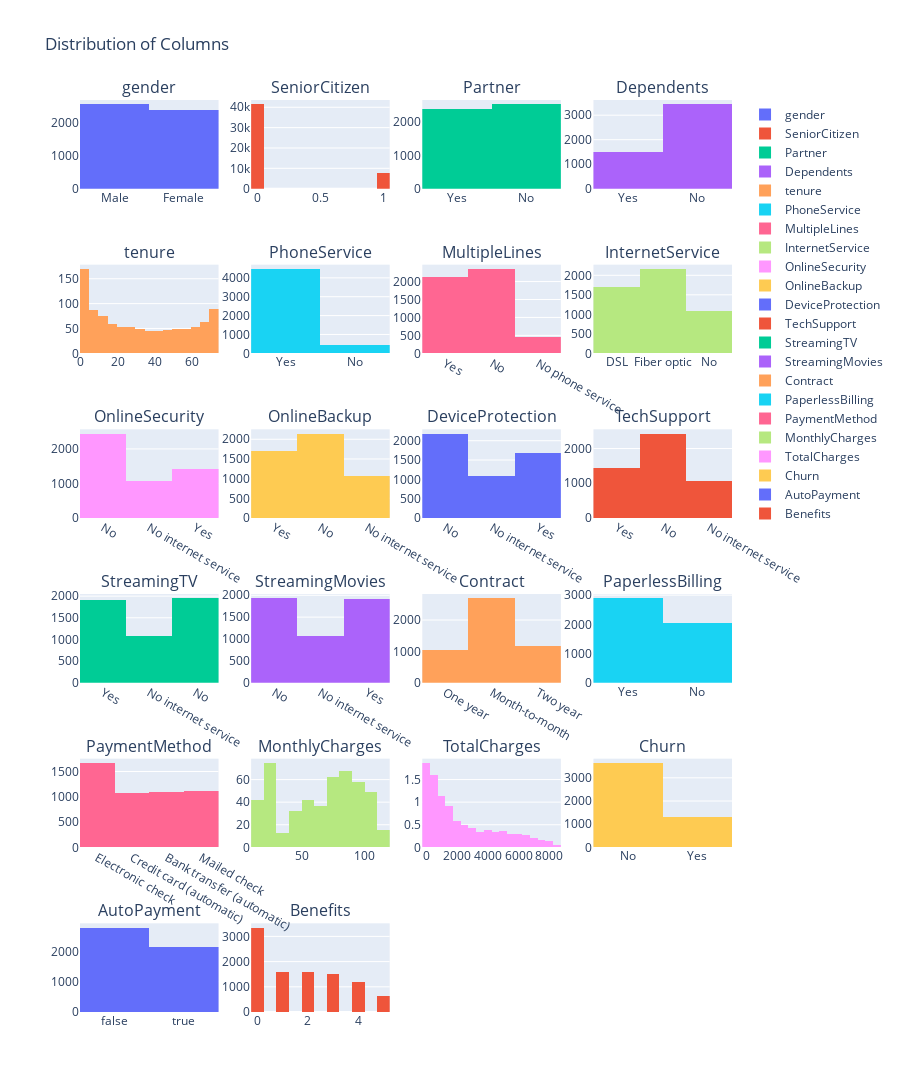

Source (notebook cell):
### Code cell
import math
import plotly.graph_objects as go
from plotly.subplots import make_subplots
import plotly.express as px



def DistributionPlotter (df, skip_columns, ncolumns):
    df = df.drop(columns=skip_columns)
    plot_row_count = math.ceil((df.shape[1]) / ncolumns)
    fig = make_subplots(rows=plot_row_count, cols=ncolumns, subplot_titles=df.columns)

    for i, col in enumerate(df.columns):
        ncol = (i % ncolumns) + 1 
        nrow = (i // ncolumns) + 1 
        # This one only works since the dataset is synthetic, otherwise a lot of the categorical columns would likely contain too many categories to display on a histplot
        if not np.issubdtype(df[col].dtype, np.number):
            fig.add_trace(
                go.Histogram(x=df[col], name=f'{col}'), 
                row=nrow, col=ncol
            )
        else: 
            fig.add_trace(
                go.Histogram(x=df[col], name=f'{col}', nbinsx=20),
                row=nrow, col=ncol
            )
    fig.update_layout(height=400 * plot_row_count, title_text='Distribution of Columns', showlegend=True)
    fig.show()
grid = DistributionPlotter(df_train, ['customerID'], 4)

### Figure 1 — Plotly figure (JSON) as saved in the notebook; plotly's stock layout.template omitted (floating-point values rounded to 4 significant figures; data arrays with more than 128 entries replaced by an {"elided": "..."} marker saying what was removed)
{"data": [{"histnorm": "density", "name": "gender", "type": "histogram", "x": {"elided": "4930 str values"}, "xaxis": "x", "yaxis": "y"}, {"histnorm": "density", "name": "SeniorCitizen", "nbinsx": 20, "type": "histogram", "x": {"elided": "4930 int values"}, "xaxis": "x2", "yaxis": "y2"}, {"histnorm": "density", "name": "Partner", "type": "histogram", "x": {"elided": "4930 str values"}, "xaxis": "x3", "yaxis": "y3"}, {"histnorm": "density", "name": "Dependents", "type": "histogram", "x": {"elided": "4930 str values"}, "xaxis": "x4", "yaxis": "y4"}, {"histnorm": "density", "name": "tenure", "nbinsx": 20, "type": "histogram", "x": {"elided": "4930 int values"}, "xaxis": "x5", "yaxis": "y5"}, {"histnorm": "density", "name": "PhoneService", "type": "histogram", "x": {"elided": "4930 str values"}, "xaxis": "x6", "yaxis": "y6"}, {"histnorm": "density", "name": "MultipleLines", "type": "histogram", "x": {"elided": "4930 str values"}, "xaxis": "x7", "yaxis": "y7"}, {"histnorm": "density", "name": "InternetService", "type": "histogram", "x": {"elided": "4930 str values"}, "xaxis": "x8", "yaxis": "y8"}, {"histnorm": "density", "name": "OnlineSecurity", "type": "histogram", "x": {"elided": "4930 str values"}, "xaxis": "x9", "yaxis": "y9"}, {"histnorm": "density", "name": "OnlineBackup", "type": "histogram", "x": {"elided": "4930 str values"}, "xaxis": "x10", "yaxis": "y10"}, {"histnorm": "density", "name": "DeviceProtection", "type": "histogram", "x": {"elided": "4930 str values"}, "xaxis": "x11", "yaxis": "y11"}, {"histnorm": "density", "name": "TechSupport", "type": "histogram", "x": {"elided": "4930 str values"}, "xaxis": "x12", "yaxis": "y12"}, {"histnorm": "density", "name": "StreamingTV", "type": "histogram", "x": {"elided": "4930 str values"}, "xaxis": "x13", "yaxis": "y13"}, {"histnorm": "density", "name": "StreamingMovies", "type": "histogram", "x": {"elided": "4930 str values"}, "xaxis": "x14", "yaxis": "y14"}, {"histnorm": "density", "name": "Contract", "type": "histogram", "x": {"elided": "4930 str values"}, "xaxis": "x15", "yaxis": "y15"}, {"histnorm": "density", "name": "PaperlessBilling", "type": "histogram", "x": {"elided": "4930 str values"}, "xaxis": "x16", "yaxis": "y16"}, {"histnorm": "density", "name": "PaymentMethod", "type": "histogram", "x": {"elided": "4930 str values"}, "xaxis": "x17", "yaxis": "y17"}, {"histnorm": "density", "name": "MonthlyCharges", "nbinsx": 20, "type": "histogram", "x": {"elided": "4930 float values"}, "xaxis": "x18", "yaxis": "y18"}, {"histnorm": "density", "name": "TotalCharges", "nbinsx": 20, "type": "histogram", "x": {"elided": "4930 float values"}, "xaxis": "x19", "yaxis": "y19"}, {"histnorm": "density", "name": "Churn", "type": "histogram", "x": {"elided": "4930 str values"}, "xaxis": "x20", "yaxis": "y20"}, {"histnorm": "density", "name": "AutoPayment", "type": "histogram", "x": {"elided": "4930 bool values"}, "xaxis": "x21", "yaxis": "y21"}, {"histnorm": "density", "name": "Benefits", "nbinsx": 20, "type": "histogram", "x": {"elided": "4930 int values"}, "xaxis": "x22", "yaxis": "y22"}], "layout": {"annotations": [{"font": {"size": 16}, "showarrow": false, "text": "gender", "x": 0.1062, "xanchor": "center", "xref": "paper", "y": 1.0, "yanchor": "bottom", "yref": "paper"}, {"font": {"size": 16}, "showarrow": false, "text": "SeniorCitizen", "x": 0.3688, "xanchor": "center", "xref": "paper", "y": 1.0, "yanchor": "bottom", "yref": "paper"}, {"font": {"size": 16}, "showarrow": false, "text": "Partner", "x": 0.6313, "xanchor": "center", "xref": "paper", "y": 1.0, "yanchor": "bottom", "yref": "paper"}, {"font": {"size": 16}, "showarrow": false, "text": "Dependents", "x": 0.8938, "xanchor": "center", "xref": "paper", "y": 1.0, "yanchor": "bottom", "yref": "paper"}, {"font": {"size": 16}, "showarrow": false, "text": "tenure", "x": 0.1062, "xanchor": "center", "xref": "paper", "y": 0.8194, "yanchor": "bottom", "yref": "paper"}, {"font": {"size": 16}, "showarrow": false, "text": "PhoneService", "x": 0.3688, "xanchor": "center", "xref": "paper", "y": 0.8194, "yanchor": "bottom", "yref": "paper"}, {"font": {"size": 16}, "showarrow": false, "text": "MultipleLines", "x": 0.6313, "xanchor": "center", "xref": "paper", "y": 0.8194, "yanchor": "bottom", "yref": "paper"}, {"font": {"size": 16}, "showarrow": false, "text": "InternetService", "x": 0.8938, "xanchor": "center", "xref": "paper", "y": 0.8194, "yanchor": "bottom", "yref": "paper"}, {"font": {"size": 16}, "showarrow": false, "text": "OnlineSecurity", "x": 0.1062, "xanchor": "center", "xref": "paper", "y": 0.6389, "yanchor": "bottom", "yref": "paper"}, {"font": {"size": 16}, "showarrow": false, "text": "OnlineBackup", "x": 0.3688, "xanchor": "center", "xref": "paper", "y": 0.6389, "yanchor": "bottom", "yref": "paper"}, {"font": {"size": 16}, "showarrow": false, "text": "DeviceProtection", "x": 0.6313, "xanchor": "center", "xref": "paper", "y": 0.6389, "yanchor": "bottom", "yref": "paper"}, {"font": {"size": 16}, "showarrow": false, "text": "TechSupport", "x": 0.8938, "xanchor": "center", "xref": "paper", "y": 0.6389, "yanchor": "bottom", "yref": "paper"}, {"font": {"size": 16}, "showarrow": false, "text": "StreamingTV", "x": 0.1062, "xanchor": "center", "xref": "paper", "y": 0.4583, "yanchor": "bottom", "yref": "paper"}, {"font": {"size": 16}, "showarrow": false, "text": "StreamingMovies", "x": 0.3688, "xanchor": "center", "xref": "paper", "y": 0.4583, "yanchor": "bottom", "yref": "paper"}, {"font": {"size": 16}, "showarrow": false, "text": "Contract", "x": 0.6313, "xanchor": "center", "xref": "paper", "y": 0.4583, "yanchor": "bottom", "yref": "paper"}, {"font": {"size": 16}, "showarrow": false, "text": "PaperlessBilling", "x": 0.8938, "xanchor": "center", "xref": "paper", "y": 0.4583, "yanchor": "bottom", "yref": "paper"}, {"font": {"size": 16}, "showarrow": false, "text": "PaymentMethod", "x": 0.1062, "xanchor": "center", "xref": "paper", "y": 0.2778, "yanchor": "bottom", "yref": "paper"}, {"font": {"size": 16}, "showarrow": false, "text": "MonthlyCharges", "x": 0.3688, "xanchor": "center", "xref": "paper", "y": 0.2778, "yanchor": "bottom", "yref": "paper"}, {"font": {"size": 16}, "showarrow": false, "text": "TotalCharges", "x": 0.6313, "xanchor": "center", "xref": "paper", "y": 0.2778, "yanchor": "bottom", "yref": "paper"}, {"font": {"size": 16}, "showarrow": false, "text": "Churn", "x": 0.8938, "xanchor": "center", "xref": "paper", "y": 0.2778, "yanchor": "bottom", "yref": "paper"}, {"font": {"size": 16}, "showarrow": false, "text": "AutoPayment", "x": 0.1062, "xanchor": "center", "xref": "paper", "y": 0.09722, "yanchor": "bottom", "yref": "paper"}, {"font": {"size": 16}, "showarrow": false, "text": "Benefits", "x": 0.3688, "xanchor": "center", "xref": "paper", "y": 0.09722, "yanchor": "bottom", "yref": "paper"}], "height": 2400, "showlegend": true, "title": {"text": "Distribution of Columns"}, "xaxis": {"anchor": "y", "domain": [0, 0.2125]}, "xaxis10": {"anchor": "y10", "domain": [0.2625, 0.475]}, "xaxis11": {"anchor": "y11", "domain": [0.525, 0.7375]}, "xaxis12": {"anchor": "y12", "domain": [0.7875, 1]}, "xaxis13": {"anchor": "y13", "domain": [0, 0.2125]}, "xaxis14": {"anchor": "y14", "domain": [0.2625, 0.475]}, "xaxis15": {"anchor": "y15", "domain": [0.525, 0.7375]}, "xaxis16": {"anchor": "y16", "domain": [0.7875, 1]}, "xaxis17": {"anchor": "y17", "domain": [0, 0.2125]}, "xaxis18": {"anchor": "y18", "domain": [0.2625, 0.475]}, "xaxis19": {"anchor": "y19", "domain": [0.525, 0.7375]}, "xaxis2": {"anchor": "y2", "domain": [0.2625, 0.475]}, "xaxis20": {"anchor": "y20", "domain": [0.7875, 1]}, "xaxis21": {"anchor": "y21", "domain": [0, 0.2125]}, "xaxis22": {"anchor": "y22", "domain": [0.2625, 0.475]}, "xaxis23": {"anchor": "y23", "domain": [0.525, 0.7375]}, "xaxis24": {"anchor": "y24", "domain": [0.7875, 1]}, "xaxis3": {"anchor": "y3", "domain": [0.525, 0.7375]}, "xaxis4": {"anchor": "y4", "domain": [0.7875, 1]}, "xaxis5": {"anchor": "y5", "domain": [0, 0.2125]}, "xaxis6": {"anchor": "y6", "domain": [0.2625, 0.475]}, "xaxis7": {"anchor": "y7", "domain": [0.525, 0.7375]}, "xaxis8": {"anchor": "y8", "domain": [0.7875, 1]}, "xaxis9": {"anchor": "y9", "domain": [0, 0.2125]}, "yaxis": {"anchor": "x", "domain": [0.9028, 1.0]}, "yaxis10": {"anchor": "x10", "domain": [0.5417, 0.6389]}, "yaxis11": {"anchor": "x11", "domain": [0.5417, 0.6389]}, "yaxis12": {"anchor": "x12", "domain": [0.5417, 0.6389]}, "yaxis13": {"anchor": "x13", "domain": [0.3611, 0.4583]}, "yaxis14": {"anchor": "x14", "domain": [0.3611, 0.4583]}, "yaxis15": {"anchor": "x15", "domain": [0.3611, 0.4583]}, "yaxis16": {"anchor": "x16", "domain": [0.3611, 0.4583]}, "yaxis17": {"anchor": "x17", "domain": [0.1806, 0.2778]}, "yaxis18": {"anchor": "x18", "domain": [0.1806, 0.2778]}, "yaxis19": {"anchor": "x19", "domain": [0.1806, 0.2778]}, "yaxis2": {"anchor": "x2", "domain": [0.9028, 1.0]}, "yaxis20": {"anchor": "x20", "domain": [0.1806, 0.2778]}, "yaxis21": {"anchor": "x21", "domain": [0, 0.09722]}, "yaxis22": {"anchor": "x22", "domain": [0, 0.09722]}, "yaxis23": {"anchor": "x23", "domain": [0, 0.09722]}, "yaxis24": {"anchor": "x24", "domain": [0, 0.09722]}, "yaxis3": {"anchor": "x3", "domain": [0.9028, 1.0]}, "yaxis4": {"anchor": "x4", "domain": [0.9028, 1.0]}, "yaxis5": {"anchor": "x5", "domain": [0.7222, 0.8194]}, "yaxis6": {"anchor": "x6", "domain": [0.7222, 0.8194]}, "yaxis7": {"anchor": "x7", "domain": [0.7222, 0.8194]}, "yaxis8": {"anchor": "x8", "domain": [0.7222, 0.8194]}, "yaxis9": {"anchor": "x9", "domain": [0.5417, 0.6389]}}}
